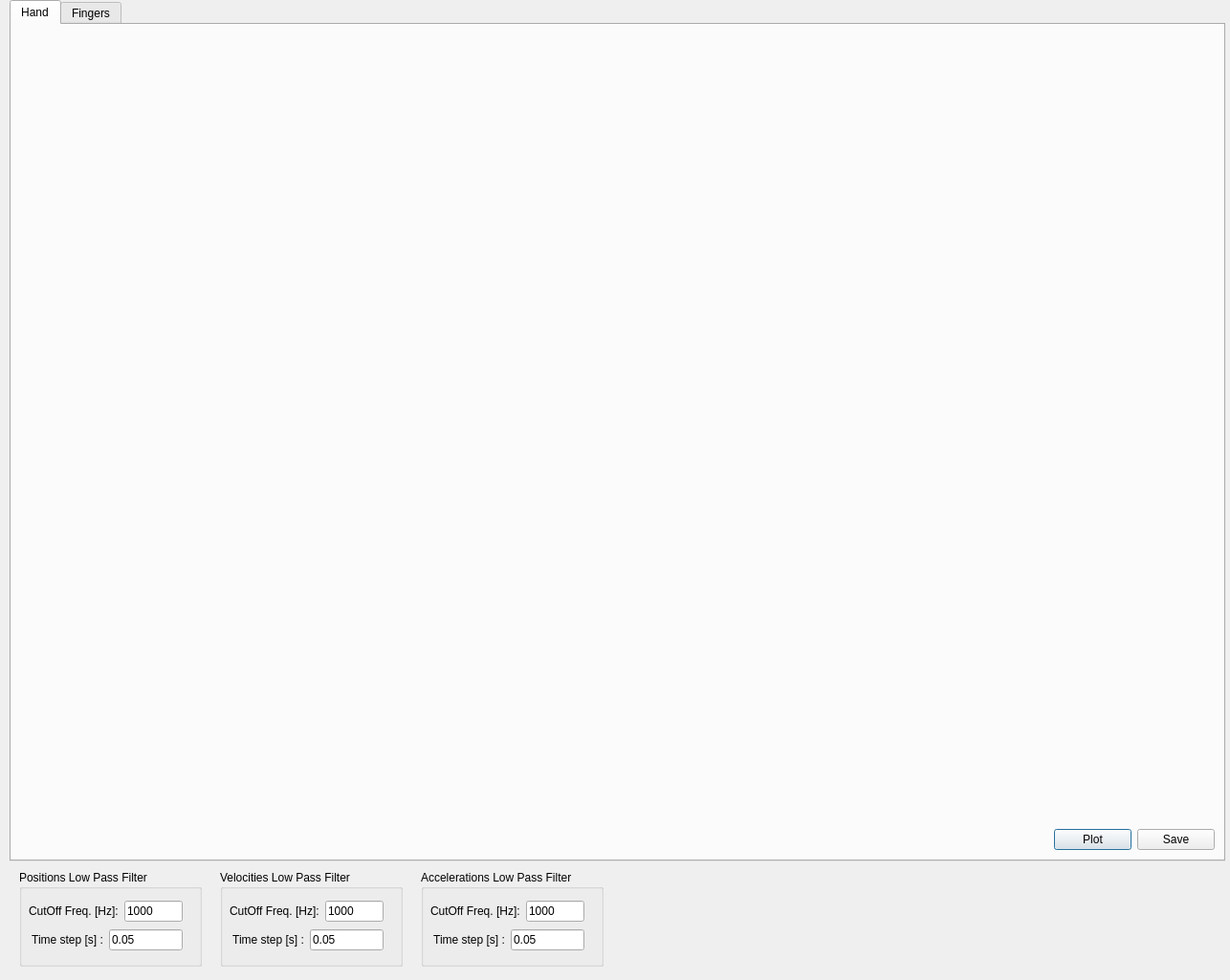
<?xml version="1.0" encoding="UTF-8"?>
<ui version="4.0">
 <class>ErrorsControlDialog</class>
 <widget class="QDialog" name="ErrorsControlDialog">
  <property name="geometry">
   <rect>
    <x>0</x>
    <y>0</y>
    <width>1286</width>
    <height>1025</height>
   </rect>
  </property>
  <property name="windowTitle">
   <string>Errors during control</string>
  </property>
  <widget class="QGroupBox" name="groupBox_low_pass_pos">
   <property name="geometry">
    <rect>
     <x>20</x>
     <y>910</y>
     <width>191</width>
     <height>101</height>
    </rect>
   </property>
   <property name="title">
    <string>Positions Low Pass Filter </string>
   </property>
   <widget class="QWidget" name="layoutWidget_3">
    <property name="geometry">
     <rect>
      <x>10</x>
      <y>30</y>
      <width>161</width>
      <height>58</height>
     </rect>
    </property>
    <layout class="QVBoxLayout" name="verticalLayout_5">
     <item>
      <layout class="QHBoxLayout" name="horizontalLayout_7">
       <item>
        <widget class="QLabel" name="label_f_cutoff_pos">
         <property name="text">
          <string>CutOff Freq. [Hz]:</string>
         </property>
        </widget>
       </item>
       <item>
        <widget class="QLineEdit" name="lineEdit_f_cutoff_pos">
         <property name="text">
          <string>1000</string>
         </property>
        </widget>
       </item>
      </layout>
     </item>
     <item>
      <layout class="QHBoxLayout" name="horizontalLayout_8">
       <item>
        <widget class="QLabel" name="label_time_step_pos">
         <property name="text">
          <string> Time step [s] :</string>
         </property>
        </widget>
       </item>
       <item>
        <widget class="QLineEdit" name="lineEdit_time_step_pos">
         <property name="text">
          <string>0.05</string>
         </property>
        </widget>
       </item>
      </layout>
     </item>
    </layout>
   </widget>
  </widget>
  <widget class="QGroupBox" name="groupBox_low_pass_vel_2">
   <property name="geometry">
    <rect>
     <x>440</x>
     <y>910</y>
     <width>191</width>
     <height>101</height>
    </rect>
   </property>
   <property name="title">
    <string>Accelerations Low Pass Filter </string>
   </property>
   <widget class="QWidget" name="layoutWidget_2">
    <property name="geometry">
     <rect>
      <x>10</x>
      <y>30</y>
      <width>161</width>
      <height>58</height>
     </rect>
    </property>
    <layout class="QVBoxLayout" name="verticalLayout_6">
     <item>
      <layout class="QHBoxLayout" name="horizontalLayout_5">
       <item>
        <widget class="QLabel" name="label_f_cutoff_acc">
         <property name="text">
          <string>CutOff Freq. [Hz]:</string>
         </property>
        </widget>
       </item>
       <item>
        <widget class="QLineEdit" name="lineEdit_f_cutoff_acc">
         <property name="text">
          <string>1000</string>
         </property>
        </widget>
       </item>
      </layout>
     </item>
     <item>
      <layout class="QHBoxLayout" name="horizontalLayout_6">
       <item>
        <widget class="QLabel" name="label_time_step_acc">
         <property name="text">
          <string> Time step [s] :</string>
         </property>
        </widget>
       </item>
       <item>
        <widget class="QLineEdit" name="lineEdit_time_step_acc">
         <property name="text">
          <string>0.05</string>
         </property>
        </widget>
       </item>
      </layout>
     </item>
    </layout>
   </widget>
  </widget>
  <widget class="QGroupBox" name="groupBox_low_pass_vel">
   <property name="geometry">
    <rect>
     <x>230</x>
     <y>910</y>
     <width>191</width>
     <height>101</height>
    </rect>
   </property>
   <property name="title">
    <string>Velocities Low Pass Filter </string>
   </property>
   <widget class="QWidget" name="layoutWidget_4">
    <property name="geometry">
     <rect>
      <x>10</x>
      <y>30</y>
      <width>161</width>
      <height>58</height>
     </rect>
    </property>
    <layout class="QVBoxLayout" name="verticalLayout_7">
     <item>
      <layout class="QHBoxLayout" name="horizontalLayout_4">
       <item>
        <widget class="QLabel" name="label_f_cutoff_vel">
         <property name="text">
          <string>CutOff Freq. [Hz]:</string>
         </property>
        </widget>
       </item>
       <item>
        <widget class="QLineEdit" name="lineEdit_f_cutoff_vel">
         <property name="text">
          <string>1000</string>
         </property>
        </widget>
       </item>
      </layout>
     </item>
     <item>
      <layout class="QHBoxLayout" name="horizontalLayout_9">
       <item>
        <widget class="QLabel" name="label_time_step_vel">
         <property name="text">
          <string> Time step [s] :</string>
         </property>
        </widget>
       </item>
       <item>
        <widget class="QLineEdit" name="lineEdit_time_step_vel">
         <property name="text">
          <string>0.05</string>
         </property>
        </widget>
       </item>
      </layout>
     </item>
    </layout>
   </widget>
  </widget>
  <widget class="QTabWidget" name="tabWidget">
   <property name="geometry">
    <rect>
     <x>10</x>
     <y>0</y>
     <width>1271</width>
     <height>901</height>
    </rect>
   </property>
   <property name="currentIndex">
    <number>0</number>
   </property>
   <widget class="QWidget" name="tab_hand">
    <attribute name="title">
     <string>Hand</string>
    </attribute>
    <widget class="QWidget" name="layoutWidget">
     <property name="geometry">
      <rect>
       <x>10</x>
       <y>10</y>
       <width>1251</width>
       <height>821</height>
      </rect>
     </property>
     <layout class="QHBoxLayout" name="horizontalLayout">
      <item>
       <layout class="QVBoxLayout" name="verticalLayout">
        <item>
         <widget class="QCustomPlot" name="plot_error_pos_hand" native="true"/>
        </item>
        <item>
         <widget class="QCustomPlot" name="plot_error_or_hand" native="true"/>
        </item>
        <item>
         <widget class="QCustomPlot" name="plot_error_pos_or_tot_hand" native="true"/>
        </item>
       </layout>
      </item>
      <item>
       <layout class="QVBoxLayout" name="verticalLayout_2">
        <item>
         <widget class="QCustomPlot" name="plot_error_lin_vel_hand" native="true"/>
        </item>
        <item>
         <widget class="QCustomPlot" name="plot_error_ang_vel_hand" native="true"/>
        </item>
        <item>
         <widget class="QCustomPlot" name="plot_error_vel_tot_hand" native="true"/>
        </item>
       </layout>
      </item>
      <item>
       <layout class="QVBoxLayout" name="verticalLayout_3">
        <item>
         <widget class="QCustomPlot" name="plot_error_lin_acc_hand" native="true"/>
        </item>
        <item>
         <widget class="QCustomPlot" name="plot_error_ang_acc_hand" native="true"/>
        </item>
        <item>
         <widget class="QCustomPlot" name="plot_error_acc_tot_hand" native="true"/>
        </item>
       </layout>
      </item>
     </layout>
    </widget>
    <widget class="QWidget" name="layoutWidget">
     <property name="geometry">
      <rect>
       <x>1090</x>
       <y>840</y>
       <width>168</width>
       <height>25</height>
      </rect>
     </property>
     <layout class="QHBoxLayout" name="horizontalLayout_2">
      <item>
       <widget class="QPushButton" name="pushButton_plot_hand">
        <property name="text">
         <string>Plot</string>
        </property>
       </widget>
      </item>
      <item>
       <widget class="QPushButton" name="pushButton_save_hand">
        <property name="text">
         <string>Save</string>
        </property>
       </widget>
      </item>
     </layout>
    </widget>
   </widget>
   <widget class="QWidget" name="tab_fingers">
    <attribute name="title">
     <string>Fingers</string>
    </attribute>
    <widget class="QPushButton" name="pushButton_plot_fing">
     <property name="geometry">
      <rect>
       <x>1094</x>
       <y>840</y>
       <width>80</width>
       <height>23</height>
      </rect>
     </property>
     <property name="text">
      <string>Plot</string>
     </property>
    </widget>
    <widget class="QPushButton" name="pushButton_save_fing">
     <property name="geometry">
      <rect>
       <x>1180</x>
       <y>840</y>
       <width>80</width>
       <height>23</height>
      </rect>
     </property>
     <property name="text">
      <string>Save</string>
     </property>
    </widget>
    <widget class="QWidget" name="">
     <property name="geometry">
      <rect>
       <x>10</x>
       <y>10</y>
       <width>1251</width>
       <height>821</height>
      </rect>
     </property>
     <layout class="QHBoxLayout" name="horizontalLayout_3">
      <item>
       <layout class="QVBoxLayout" name="verticalLayout_4">
        <item>
         <widget class="QCustomPlot" name="plot_error_pos_fing_0" native="true"/>
        </item>
        <item>
         <widget class="QCustomPlot" name="plot_error_pos_fing_1" native="true"/>
        </item>
        <item>
         <widget class="QCustomPlot" name="plot_error_pos_fing_2" native="true"/>
        </item>
        <item>
         <widget class="QCustomPlot" name="plot_error_pos_fing_3" native="true"/>
        </item>
       </layout>
      </item>
      <item>
       <layout class="QVBoxLayout" name="verticalLayout_8">
        <item>
         <widget class="QCustomPlot" name="plot_error_vel_fing_0" native="true"/>
        </item>
        <item>
         <widget class="QCustomPlot" name="plot_error_vel_fing_1" native="true"/>
        </item>
        <item>
         <widget class="QCustomPlot" name="plot_error_vel_fing_2" native="true"/>
        </item>
        <item>
         <widget class="QCustomPlot" name="plot_error_vel_fing_3" native="true"/>
        </item>
       </layout>
      </item>
      <item>
       <layout class="QVBoxLayout" name="verticalLayout_9">
        <item>
         <widget class="QCustomPlot" name="plot_error_acc_fing_0" native="true"/>
        </item>
        <item>
         <widget class="QCustomPlot" name="plot_error_acc_fing_1" native="true"/>
        </item>
        <item>
         <widget class="QCustomPlot" name="plot_error_acc_fing_2" native="true"/>
        </item>
        <item>
         <widget class="QCustomPlot" name="plot_error_acc_fing_3" native="true"/>
        </item>
       </layout>
      </item>
     </layout>
    </widget>
   </widget>
  </widget>
 </widget>
 <customwidgets>
  <customwidget>
   <class>QCustomPlot</class>
   <extends>QWidget</extends>
   <header>qcustomplot.h</header>
   <container>1</container>
  </customwidget>
 </customwidgets>
 <resources/>
 <connections/>
</ui>
